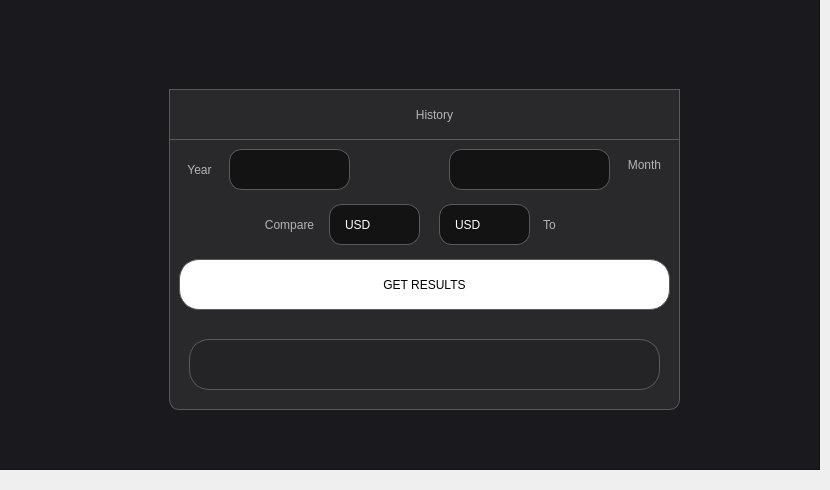
   <widget class="QWidget" name="history_screen">
    <widget class="QFrame" name="frame_7">
     <property name="geometry">
      <rect>
       <x>-1</x>
       <y>-11</y>
       <width>821</width>
       <height>481</height>
      </rect>
     </property>
     <property name="styleSheet">
      <string notr="true">background-color: rgb(26, 26, 30);</string>
     </property>
     <property name="frameShape">
      <enum>QFrame::StyledPanel</enum>
     </property>
     <property name="frameShadow">
      <enum>QFrame::Raised</enum>
     </property>
     <widget class="QFrame" name="frame_8">
      <property name="geometry">
       <rect>
        <x>170</x>
        <y>100</y>
        <width>511</width>
        <height>321</height>
       </rect>
      </property>
      <property name="styleSheet">
       <string notr="true">background-color:rgb(41, 41, 43);
border-radius: 10px;
border: 0.7px solid rgb(90, 90, 94);</string>
      </property>
      <property name="frameShape">
       <enum>QFrame::StyledPanel</enum>
      </property>
      <property name="frameShadow">
       <enum>QFrame::Raised</enum>
      </property>
      <widget class="Line" name="line_2">
       <property name="geometry">
        <rect>
         <x>0</x>
         <y>0</y>
         <width>511</width>
         <height>51</height>
        </rect>
       </property>
       <property name="styleSheet">
        <string notr="true">border-radius: 0px;
</string>
       </property>
       <property name="orientation">
        <enum>Qt::Horizontal</enum>
       </property>
      </widget>
      <widget class="QLabel" name="label_3">
       <property name="geometry">
        <rect>
         <x>190</x>
         <y>10</y>
         <width>151</width>
         <height>31</height>
        </rect>
       </property>
       <property name="styleSheet">
        <string notr="true"> border: 0px;
font: 75 11pt &quot;Nunito ExtraBold&quot;;
color: rgb(179, 179, 179);</string>
       </property>
       <property name="text">
        <string>History</string>
       </property>
       <property name="alignment">
        <set>Qt::AlignCenter</set>
       </property>
      </widget>
      <widget class="QPushButton" name="history_2">
       <property name="geometry">
        <rect>
         <x>470</x>
         <y>9</y>
         <width>32</width>
         <height>32</height>
        </rect>
       </property>
       <property name="styleSheet">
        <string notr="true">border: 0px;</string>
       </property>
       <property name="text">
        <string/>
       </property>
       <property name="icon">
        <iconset resource="../icons/place.qrc">
         <normaloff>:/assets/cross-small.png</normaloff>:/assets/cross-small.png</iconset>
       </property>
       <property name="iconSize">
        <size>
         <width>30</width>
         <height>30</height>
        </size>
       </property>
      </widget>
      <widget class="QComboBox" name="currencycombo_2">
       <property name="geometry">
        <rect>
         <x>160</x>
         <y>115</y>
         <width>91</width>
         <height>41</height>
        </rect>
       </property>
       <property name="styleSheet">
        <string notr="true">QComboBox{
selection-background-color: rgb(19, 19, 20);
background-color: rgb(19, 19, 20);
border-radius: 13px;
color: rgb(255, 255, 255);
padding-left: 15px;
font: 87 13pt &quot;Nunito ExtraBold&quot;;
}
QComboBox::drop-down {
    subcontrol-origin: padding;
    subcontrol-position: top right;
    width: 30px;
    border-left: 0px solid #8e8e8e;
}
QComboBox::down-arrow {
image: url(:/assets/angle-small-down.png);
    width: 14px;
    height: 14px;
}
</string>
       </property>
       <item>
        <property name="text">
         <string>USD</string>
        </property>
       </item>
       <item>
        <property name="text">
         <string>AED</string>
        </property>
       </item>
       <item>
        <property name="text">
         <string>NGN</string>
        </property>
       </item>
       <item>
        <property name="text">
         <string>ARS</string>
        </property>
       </item>
       <item>
        <property name="text">
         <string>AUD</string>
        </property>
       </item>
       <item>
        <property name="text">
         <string>BTC</string>
        </property>
       </item>
       <item>
        <property name="text">
         <string>CAD</string>
        </property>
       </item>
       <item>
        <property name="text">
         <string>EUR</string>
        </property>
       </item>
       <item>
        <property name="text">
         <string>JPY</string>
        </property>
       </item>
       <item>
        <property name="text">
         <string>GBP</string>
        </property>
       </item>
       <item>
        <property name="text">
         <string>MXN</string>
        </property>
       </item>
       <item>
        <property name="text">
         <string>DOGE</string>
        </property>
       </item>
      </widget>
      <widget class="QComboBox" name="monthCombo">
       <property name="geometry">
        <rect>
         <x>280</x>
         <y>60</y>
         <width>161</width>
         <height>41</height>
        </rect>
       </property>
       <property name="styleSheet">
        <string notr="true">QComboBox{
selection-background-color: rgb(19, 19, 20);
background-color: rgb(19, 19, 20);
border-radius: 13px;
color: rgb(255, 255, 255);
padding-left: 15px;
font: 87 13pt &quot;Nunito ExtraBold&quot;;
}
QComboBox::drop-down {
    subcontrol-origin: padding;
    subcontrol-position: top right;
    width: 30px;
    border-left: 0px solid #8e8e8e;
}
QComboBox::down-arrow {
image: url(:/assets/angle-small-down.png);
    width: 14px;
    height: 14px;
}
</string>
       </property>
      </widget>
      <widget class="QLabel" name="label_6">
       <property name="geometry">
        <rect>
         <x>10</x>
         <y>65</y>
         <width>41</width>
         <height>31</height>
        </rect>
       </property>
       <property name="styleSheet">
        <string notr="true"> border: 0px;
font: 75 11pt &quot;Nunito ExtraBold&quot;;
color: rgb(179, 179, 179);</string>
       </property>
       <property name="text">
        <string>Year</string>
       </property>
       <property name="alignment">
        <set>Qt::AlignCenter</set>
       </property>
      </widget>
      <widget class="QComboBox" name="yearCombo">
       <property name="geometry">
        <rect>
         <x>60</x>
         <y>60</y>
         <width>121</width>
         <height>41</height>
        </rect>
       </property>
       <property name="styleSheet">
        <string notr="true">QComboBox{
selection-background-color: rgb(19, 19, 20);
background-color: rgb(19, 19, 20);
border-radius: 13px;
color: rgb(255, 255, 255);
padding-left: 15px;
font: 87 13pt &quot;Nunito ExtraBold&quot;;
}
QComboBox::drop-down {
    subcontrol-origin: padding;
    subcontrol-position: top right;
    width: 30px;
    border-left: 0px solid #8e8e8e;
}
QComboBox::down-arrow {
image: url(:/assets/angle-small-down.png);
    width: 14px;
    height: 14px;
}
</string>
       </property>
      </widget>
      <widget class="QLabel" name="label_7">
       <property name="geometry">
        <rect>
         <x>450</x>
         <y>60</y>
         <width>51</width>
         <height>31</height>
        </rect>
       </property>
       <property name="styleSheet">
        <string notr="true"> border: 0px;
font: 75 11pt &quot;Nunito ExtraBold&quot;;
color: rgb(179, 179, 179);</string>
       </property>
       <property name="text">
        <string>Month</string>
       </property>
       <property name="alignment">
        <set>Qt::AlignCenter</set>
       </property>
      </widget>
      <widget class="QPushButton" name="tally">
       <property name="geometry">
        <rect>
         <x>10</x>
         <y>170</y>
         <width>491</width>
         <height>51</height>
        </rect>
       </property>
       <property name="styleSheet">
        <string notr="true">QPushButton{
border-radius: 20px;
background-color: rgb(255, 255, 255);
color: rgb(0, 0, 0);
}
QPushButton:hover{
border: 2px solid rgb(0, 0, 0);
padding-bottom: -5px;
}</string>
       </property>
       <property name="text">
        <string>GET RESULTS</string>
       </property>
      </widget>
      <widget class="QLineEdit" name="currencyyyy_2">
       <property name="geometry">
        <rect>
         <x>20</x>
         <y>250</y>
         <width>471</width>
         <height>51</height>
        </rect>
       </property>
       <property name="styleSheet">
        <string notr="true">QLineEdit{
background-color: rgb(36, 36, 38);
padding-left: 20px;
border-radius: 20px;
color: rgb(255, 255, 255);
	font: 81 9pt &quot;Nunito ExtraBold&quot;;
}
QLineEdit:hover{
border: 0.5px solid rgb(173, 173, 173);}</string>
       </property>
       <property name="alignment">
        <set>Qt::AlignCenter</set>
       </property>
      </widget>
      <widget class="QComboBox" name="currencycombo_3">
       <property name="geometry">
        <rect>
         <x>270</x>
         <y>115</y>
         <width>91</width>
         <height>41</height>
        </rect>
       </property>
       <property name="styleSheet">
        <string notr="true">QComboBox{
selection-background-color: rgb(19, 19, 20);
background-color: rgb(19, 19, 20);
border-radius: 13px;
color: rgb(255, 255, 255);
padding-left: 15px;
font: 87 13pt &quot;Nunito ExtraBold&quot;;
}
QComboBox::drop-down {
    subcontrol-origin: padding;
    subcontrol-position: top right;
    width: 30px;
    border-left: 0px solid #8e8e8e;
}
QComboBox::down-arrow {
image: url(:/assets/angle-small-down.png);
    width: 14px;
    height: 14px;
}
</string>
       </property>
       <item>
        <property name="text">
         <string>USD</string>
        </property>
       </item>
       <item>
        <property name="text">
         <string>AED</string>
        </property>
       </item>
       <item>
        <property name="text">
         <string>NGN</string>
        </property>
       </item>
       <item>
        <property name="text">
         <string>ARS</string>
        </property>
       </item>
       <item>
        <property name="text">
         <string>AUD</string>
        </property>
       </item>
       <item>
        <property name="text">
         <string>BTC</string>
        </property>
       </item>
       <item>
        <property name="text">
         <string>CAD</string>
        </property>
       </item>
       <item>
        <property name="text">
         <string>EUR</string>
        </property>
       </item>
       <item>
        <property name="text">
         <string>JPY</string>
        </property>
       </item>
       <item>
        <property name="text">
         <string>GBP</string>
        </property>
       </item>
       <item>
        <property name="text">
         <string>MXN</string>
        </property>
       </item>
       <item>
        <property name="text">
         <string>DOGE</string>
        </property>
       </item>
      </widget>
      <widget class="QLabel" name="label_8">
       <property name="geometry">
        <rect>
         <x>90</x>
         <y>120</y>
         <width>61</width>
         <height>31</height>
        </rect>
       </property>
       <property name="styleSheet">
        <string notr="true"> border: 0px;
font: 75 11pt &quot;Nunito ExtraBold&quot;;
color: rgb(179, 179, 179);</string>
       </property>
       <property name="text">
        <string>Compare</string>
       </property>
       <property name="alignment">
        <set>Qt::AlignCenter</set>
       </property>
      </widget>
      <widget class="QLabel" name="label_9">
       <property name="geometry">
        <rect>
         <x>370</x>
         <y>120</y>
         <width>21</width>
         <height>31</height>
        </rect>
       </property>
       <property name="styleSheet">
        <string notr="true"> border: 0px;
font: 75 11pt &quot;Nunito ExtraBold&quot;;
color: rgb(179, 179, 179);</string>
       </property>
       <property name="text">
        <string>To</string>
       </property>
       <property name="alignment">
        <set>Qt::AlignCenter</set>
       </property>
      </widget>
     </widget>
    </widget>
   </widget>
